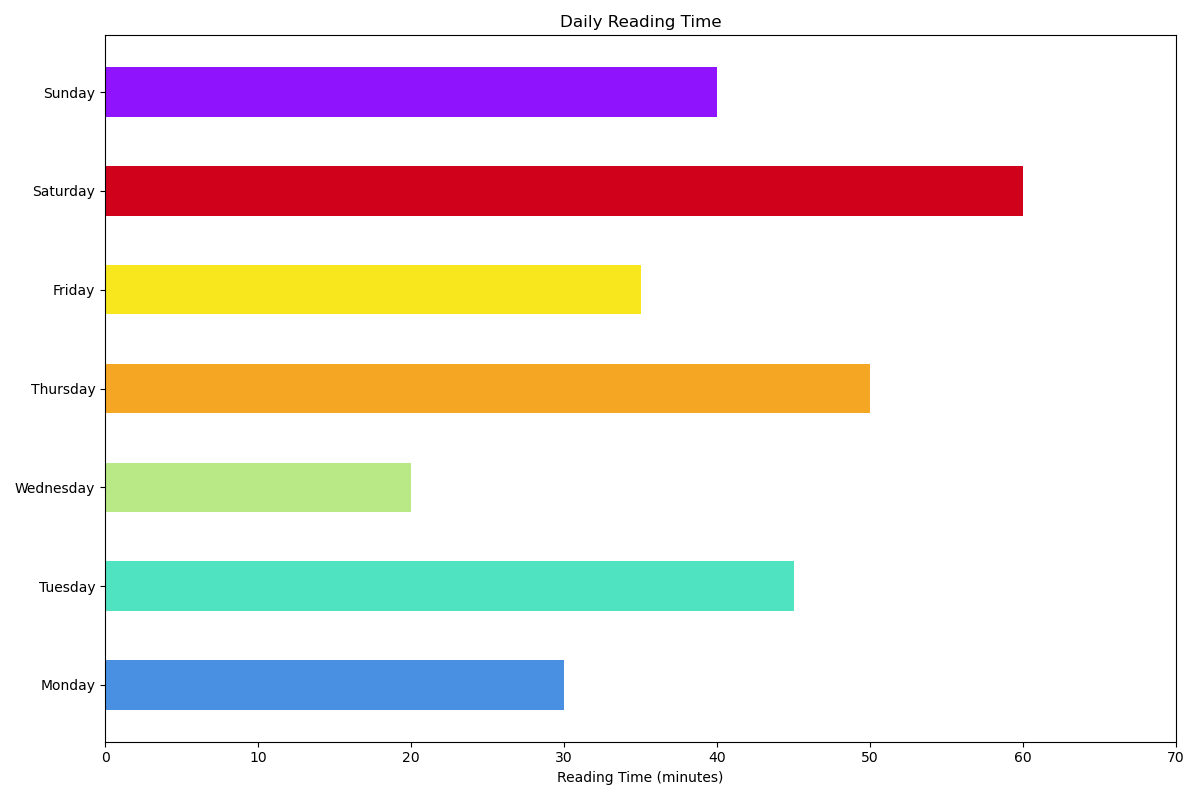

This chart was generated by the following Python code:

import matplotlib.pyplot as plt

# Data
days = ['Monday', 'Tuesday', 'Wednesday', 'Thursday', 'Friday', 'Saturday', 'Sunday']
reading_time = [30, 45, 20, 50, 35, 60, 40]

# Create figure and axis objects
fig, ax = plt.subplots(figsize=(12, 8))  # Changed figure size

# Plotting the bar chart
ax.barh(days, reading_time, color=['#4A90E2', '#50E3C2', '#B8E986', '#F5A623', '#F8E71C', '#D0021B', '#9013FE'], height=0.5)  # Changed colors and bar height

# Customizing the plot (labels, title, etc.)
ax.set_xlabel('Reading Time (minutes)')
ax.set_title('Daily Reading Time')
ax.set_xlim([0, 70])  # Adjusted to accommodate the maximum data point

# Display the plot
plt.tight_layout()
plt.show()
